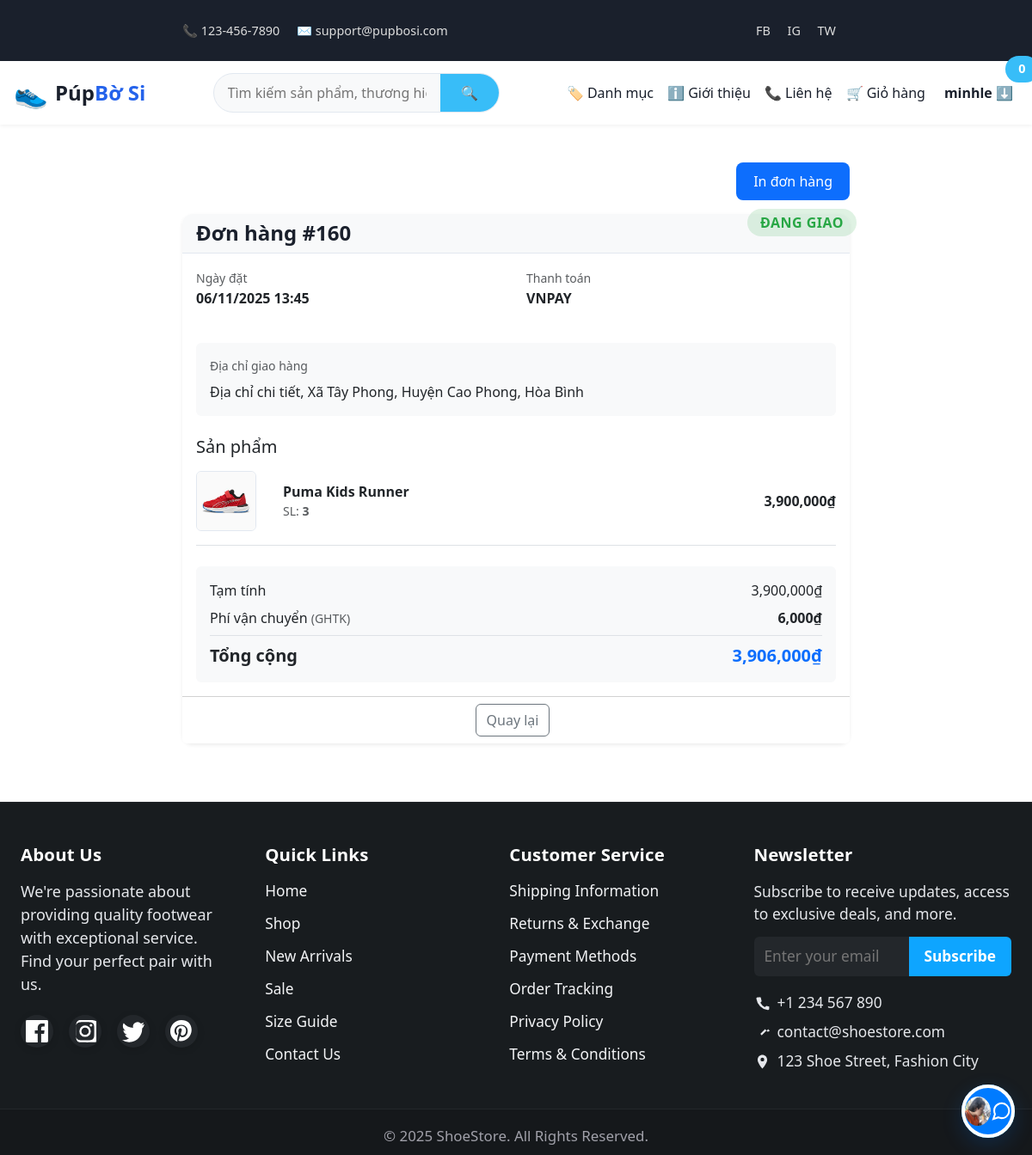
Page /order_details.php?id=160 (signed in) on the committed database.
### tables this page shows
CREATE TABLE `users` (
  `id` int(11) NOT NULL,
  `name` varchar(100) DEFAULT NULL,
  `email` varchar(100) DEFAULT NULL,
  `password` varchar(255) DEFAULT NULL,
  `phone` varchar(20) DEFAULT NULL,
  `created_at` datetime DEFAULT current_timestamp(),
  `updated_at` datetime DEFAULT current_timestamp() ON UPDATE current_timestamp()
);

CREATE TABLE `orders` (
  `id` int(11) NOT NULL,
  `user_id` int(11) DEFAULT NULL,
  `total_amount` decimal(10,2) DEFAULT NULL,
  `discount_amount` decimal(10,2) NOT NULL DEFAULT 0.00,
  `coupon_code` varchar(50) DEFAULT NULL,
  `shipping_fee` int(11) DEFAULT 0,
  `shipping_carrier` varchar(50) DEFAULT NULL,
  `shipping_address` text DEFAULT NULL,
  `status_id` int(11) DEFAULT NULL,
  `coupon_id` int(11) DEFAULT NULL,
  `payment_method` varchar(50) DEFAULT NULL,
  `phone` varchar(20) DEFAULT NULL,
  `created_at` datetime DEFAULT current_timestamp(),
  `updated_at` datetime DEFAULT current_timestamp() ON UPDATE current_timestamp(),
  `shipping_discount_amount` decimal(10,2) DEFAULT 0.00,
  `shipping_coupon_code` varchar(50) DEFAULT NULL,
  `vnpay_trans_no` varchar(50) DEFAULT NULL,
  `paid_at` datetime DEFAULT NULL,
  `paypal_order_id` varchar(255) DEFAULT NULL
);

CREATE TABLE `order_status` (
  `id` int(11) NOT NULL,
  `name` varchar(50) DEFAULT NULL
);

CREATE TABLE `order_items` (
  `id` int(11) NOT NULL,
  `order_id` int(11) DEFAULT NULL,
  `product_id` int(11) DEFAULT NULL,
  `size` varchar(10) DEFAULT NULL,
  `quantity` int(11) DEFAULT NULL,
  `price` decimal(10,2) DEFAULT NULL
);

CREATE TABLE `products` (
  `id` int(11) NOT NULL,
  `name` varchar(150) DEFAULT NULL,
  `code` varchar(50) DEFAULT NULL,
  `description` text DEFAULT NULL,
  `price` decimal(10,2) DEFAULT NULL,
  `category_id` int(11) DEFAULT NULL,
  `brand_id` int(11) DEFAULT NULL,
  `created_at` datetime DEFAULT current_timestamp(),
  `updated_at` datetime DEFAULT current_timestamp() ON UPDATE current_timestamp()
);

### includes/functions.php (called while the page is built, shortened)
<?php
function is_logged_in(): bool
{
    return !empty($_SESSION['user_id']);
}
function current_user_id(): ?int
{
    return $_SESSION['user_id'] ?? null;
}
function cart_count(): int
{
    if (is_logged_in()) {
        try {
            $db = get_db();
            $uid = current_user_id();
            $st = $db->prepare('SELECT COALESCE(SUM(ci.quantity),0) FROM carts c JOIN cart_items ci ON c.id = ci.cart_id WHERE c.user_id = ?');
            $st->execute([$uid]);
            $count = (int)$st->fetchColumn();
            return $count;
        } catch (Exception $e) {
        }
    }
    $count = 0;
    return $count;
}

### order_details.php (the view, shortened to what this page needs)
<?php
require_once __DIR__ . '/includes/functions.php';
$db = get_db();
$userId = current_user_id();
$orderId = (int)($_GET['id'] ?? 0);
$stmt = $db->prepare("
    SELECT o.*, os.name AS status_name
    FROM orders o
    JOIN order_status os ON o.status_id = os.id
    WHERE o.id = ? AND o.user_id = ?
");
$stmt->execute([$orderId, $userId]);
$order = $stmt->fetch(PDO::FETCH_ASSOC);
$discountAmount         = (float)$order['discount_amount'];
$finalShippingFee       = (float)$order['shipping_fee'];
$originalShippingFee    = (float)($order['original_shipping_fee'] ?? $order['shipping_fee']);
$subtotal = $order['total_amount'] + $discountAmount - $finalShippingFee;
require_once __DIR__ . '/includes/header.php';
?>
<html lang="vi">
<head>
    <link href="https://cdn.jsdelivr.net/npm/bootstrap@5.3.3/dist/css/bootstrap.min.css" rel="stylesheet">
</head>
<body>
<div class="container mt-4">
    <div class="text-end mb-3 no-print">
        <button onclick="printOrder()" class="print-btn">
            In đơn hàng
        </button>
    </div>
    <div class="card border-0 shadow-sm">
        <div class="card-header bg-light d-flex justify-content-between align-items-center">
            <h4 class="mb-0">Đơn hàng #<?php echo $orderId; ?></h4>
            <span class="badge bg-success fs-6"><?php echo htmlspecialchars($order['status_name']); ?></span>
        </div>
        <div class="card-body">
            <div class="row mb-4">
                <div class="col-md-6">
                    <small class="text-muted">Ngày đặt</small>
                    <p class="fw-bold"><?php echo date('d/m/Y H:i', strtotime($order['created_at'])); ?></p>
                </div>
                <div class="col-md-6">
                    <small class="text-muted">Thanh toán</small>
                    <p class="fw-bold"><?php echo $order['payment_method'] ?: '—'; ?></p>
                </div>
            </div>
            <div class="mb-4 p-3 bg-light rounded">
                <small class="text-muted d-block mb-2">Địa chỉ giao hàng</small>
                <div class="fw-medium"><?php echo nl2br(htmlspecialchars($order['shipping_address'])); ?></div>
            </div>
            <h5 class="mb-3">Sản phẩm</h5>
            <div class="order-items-list">
                <?php
                $items_stmt = $db->prepare("
                    SELECT
                        oi.product_id, oi.quantity, oi.price, oi.size,
                        p.name AS product_name,
                        (SELECT url FROM product_images WHERE product_id = oi.product_id AND is_main = 1 LIMIT 1) AS product_image
                    FROM order_items oi
                    JOIN products p ON oi.product_id = p.id
                    WHERE oi.order_id = ?
                ");
                $items_stmt->execute([$orderId]);
                $order_items = $items_stmt->fetchAll(PDO::FETCH_ASSOC);
                ?>
                <?php foreach ($order_items as $item):
                    $itemTotal = $item['price'] * $item['quantity'];
                    $image = !empty($item['product_image']) ? htmlspecialchars($item['product_image']) : 'assets/images/product-placeholder.png';
                ?>
                    <div class="d-flex align-items-center mb-3 pb-3 border-bottom">
                        <img src="<?php echo $image; ?>" alt="" class="item-image me-3" style="width:70px;height:70px;object-fit:cover;border-radius:6px;">
                        <div class="flex-grow-1">
                            <a href="product.php?id=<?php echo $item['product_id']; ?>" class="text-decoration-none text-dark fw-semibold">
                                <?php echo htmlspecialchars($item['product_name']); ?>
                            </a>
                            <div class="text-muted small">
                                SL: <strong><?php echo $item['quantity']; ?></strong>
                            </div>
                        </div>
                        <div class="text-end fw-bold"><?php echo number_format($itemTotal, 0); ?>₫</div>
                    </div>
                <?php endforeach; ?>
            </div>
            <div class="mt-4 p-3 bg-light rounded">
                <div class="d-flex justify-content-between mb-2">
                    <span>Tạm tính</span>
                    <span><?php echo number_format($subtotal, 0); ?>₫</span>
                </div>
                <div class="d-flex justify-content-between mb-2">
                    <span>Phí vận chuyển
                        <?php if (!empty($order['shipping_carrier'])): ?>
                            <small class="text-muted">(<?php echo strtoupper(htmlspecialchars($order['shipping_carrier'])); ?>)</small>
                        <?php endif; ?>
                    </span>
                    <span>
                        <?php if ($finalShippingFee > 0): ?>
                            <?php if ($finalShippingFee < $originalShippingFee): ?>
                                <del class="text-muted small"><?php echo number_format($originalShippingFee, 0); ?>₫</del>
                                <strong><?php echo number_format($finalShippingFee, 0); ?>₫</strong>
                            <?php else: ?>
                                <strong><?php echo number_format($finalShippingFee, 0); ?>₫</strong>
                            <?php endif; ?>
                        <?php else: ?>
                            Miễn phí
                        <?php endif; ?>
                    </span>
                </div>
                <div class="d-flex justify-content-between pt-2 border-top mt-2 fw-bold fs-5">
                    <strong>Tổng cộng</strong>
                    <strong class="text-primary"><?php echo number_format($order['total_amount'], 0); ?>₫</strong>
                </div>
            </div>
        </div>
        <div class="card-footer bg-white text-center no-print">
            <a href="order_history.php" class="btn btn-outline-secondary me-2">Quay lại</a>
        </div>
    </div>
</div>
<?php require_once __DIR__ . '/includes/footer.php'; ?>
</body>
</html>

### includes/header.php (shortened to what this page needs)
<?php
$db = get_db();
$isLoggedIn = is_logged_in();
$displayName = 'Guest';
if ($isLoggedIn) {
    try {
        $stmt = $db->prepare("
            SELECT u.name, r.name AS role_name
            FROM users u
            LEFT JOIN user_roles ur ON u.id = ur.user_id
            LEFT JOIN roles r ON ur.role_id = r.id
            WHERE u.id = ?
            LIMIT 1
        ");
        $stmt->execute([current_user_id()]);
        $user = $stmt->fetch(PDO::FETCH_ASSOC);
        if ($user) {
            $displayName = $user['name'] ?? 'User';
        }
    } catch (PDOException $e) {
        $_SESSION['user_role'] = 'user';
    }
} else {
    $_SESSION['user_role'] = 'guest';
}
?>
<!DOCTYPE html>
<html lang="vi">
<head>
    <link href="https://cdn.jsdelivr.net/npm/bootstrap@5.3.3/dist/css/bootstrap.min.css" rel="stylesheet">
    <link rel="stylesheet" href="https://cdn.jsdelivr.net/npm/swiper@11/swiper-bundle.min.css">
    <link rel='stylesheet' href='https://cdn-uicons.flaticon.com/2.4.2/uicons-regular-rounded/css/uicons-regular-rounded.css'>
    <link rel="stylesheet" href="assets/css/site.css">
    <link rel="stylesheet" href="assets/css/chat.css">
</head>
<body>
    <div class="top-bar text-center text-md-start">
        <div class="container d-flex justify-content-between align-items-center flex-wrap">
            <div>
                <a href="tel:+1234567890">📞 123-456-7890</a>
                <a href="mailto:support@pupbosi.com">✉️ support@pupbosi.com</a>
            </div>
            <div>
                <a href="#">FB</a>
                <a href="#">IG</a>
                <a href="#">TW</a>
            </div>
        </div>
    </div>
    <header>
        <div class="header-main">
            <a href="<?php echo BASE_URL; ?>index.php" class="brand">
                <div class="logo">👟</div>
                <div>Púp<span>Bờ Si</span></div>
            </a>
            <form class="search-form" action="<?php echo BASE_URL; ?>category.php" method="GET">
                <input type="text" name="q" id="ajax-search-input" placeholder="Tìm kiếm sản phẩm, thương hiệu..." required autocomplete="off">
                <button type="submit">🔍</button>
            </form>
            <div class="nav-actions">
                <a href="<?php echo BASE_URL; ?>category.php">🏷️ Danh mục</a>
                <a href="<?php echo BASE_URL; ?>about.php">ℹ️ Giới thiệu</a>
                <a href="<?php echo BASE_URL; ?>contact.php">📞 Liên hệ</a>
                <a href="<?php echo BASE_URL; ?>cart.php">🛒 Giỏ hàng <span class="badge"><?php echo cart_count(); ?></span></a>
                <?php if ($isLoggedIn): ?>
                <div class="user-menu">
                    <button class="user-btn"><?php echo htmlspecialchars($displayName); ?> ⬇️</button>
                </div>
                <?php else: ?>
                <a href="<?php echo BASE_URL; ?>login.php" class="btn btn-gradient rounded-pill px-3 fw-semibold">Đăng nhập</a>
                <a href="<?php echo BASE_URL; ?>register.php" class="btn btn-gradient rounded-pill px-3 fw-semibold">Đăng ký</a>
                <?php endif; ?>
            </div>
        </div>
    </header>
    <main class="container-fluid" style="flex-grow: 1;">

### assets/css/site.css (style rules this page uses)
body { font-family: -apple-system, BlinkMacSystemFont, "Segoe UI", Roboto, Helvetica, Arial, sans-serif; margin: 0; padding: 0; background: #f8f9fa; color: #343a40; line-height: 1.6; display: flex; flex-direction: column; min-height: 100vh; }
.container { width: 95%; max-width: 1200px; margin: 0 auto; padding: 20px 0; flex-grow: 1; }
h1, h2, h3, h4 { margin-top: 0; }
a { color: #007bff; text-decoration: none; }
.btn { display: inline-block; padding: 10px 18px; background: #007bff; color: #fff; text-decoration: none; border-radius: 6px; border: 0; cursor: pointer; font-weight: 600; transition: background-color 0.2s; }
.badge { position:absolute;top:-6px;right:-8px;background:#ef4444;color:#fff;border-radius:12px;padding:2px 6px;font-size:12px }
.user-menu { position:relative;display:flex;align-items:center;gap:8px }

### includes/header.php (style rules this page uses)
:root { --primary: #38bdf8; --primary-dark: #0c8ad8; --primary-light: #bae6fd; --accent: #2563eb; --accent-hover: #1d4ed8; --bg-white: #ffffff; --bg-light: #f8f9fa; --bg-gray: #f1f5f9; --text-dark: #1a202c; --text-body: #4a5568; --text-muted: #6c757d; --border: #e2e8f0; --border-dark: #cbd5e1; --success: #28a745; --warning: #ffc107; --danger: #dc3545; --info: #17a2b8; --shadow-sm: 0 2px 4px rgba(0,0,0,0.05); --shadow-md: 0 4px 12px rgba(0,0,0,0.08); --shadow-lg: 0 8px 24px rgba(0,0,0,0.12); }
body { font-family: 'Poppins', sans-serif; background: var(--bg-gray); margin: 0; color: var(--text-dark); display: flex; flex-direction: column; min-height: 100vh; }
.top-bar { background: var(--text-dark); color: #eee; font-size: 0.9rem; padding: 0.3rem 0; }
.top-bar a { color: #ddd; text-decoration: none; margin-right: 1rem; }
header { background: var(--bg-white); box-shadow: var(--shadow-sm); position: sticky; top: 0; z-index: 999; }
.header-main { max-width: 1200px; margin: auto; display: flex; justify-content: space-between; align-items: center; padding: 0.8rem 1rem; }
.brand { text-decoration: none; color: var(--text-dark); font-weight: 700; font-size: 1.5rem; display: flex; align-items: center; gap: 0.5rem; }
.brand span { color: var(--accent); }
.brand .logo { font-size: 2rem; }
.search-form { display: flex; border: 1px solid var(--border); border-radius: 50px; overflow: hidden; background: var(--bg-light); position: relative; transition: box-shadow 0.3s; }
.search-form input { border: none; flex: 1; padding: 0.6rem 1rem; font-size: 1rem; outline: none; background: transparent; }
.search-form button { background: var(--primary); color: #fff; border: none; padding: 0.6rem 1.5rem; cursor: pointer; transition: 0.3s; }
.nav-actions { display: flex; align-items: center; gap: 1rem; }
.nav-actions a { text-decoration: none; color: var(--text-dark); font-weight: 500; transition: 0.3s; }
.badge { background: var(--primary); color: white; border-radius: 10px; padding: 0.15rem 0.6rem; font-size: 0.8rem; }
.user-menu { position: relative; }
.user-btn { background: none; border: none; cursor: pointer; display: flex; align-items: center; gap: 0.5rem; font-weight: 600; color: var(--text-dark); }

### order_details.php (style rules this page uses)
.print-btn { background: #0d6efd; color: white; border: none; padding: 10px 20px; border-radius: 8px; font-weight: 500; cursor: pointer; }
.container { max-width: 800px; }
.card { border-radius: 12px; border: 1px solid var(--border); }
.card-header { border-radius: 12px 12px 0 0 !important; background-color: var(--bg-light) !important; border-bottom: 1px solid var(--border); }
.card-header h4 { color: var(--text-dark); font-weight: 600; }
.badge { padding: 8px 15px; border-radius: 20px; font-size: 0.9em; text-transform: uppercase; letter-spacing: 0.5px; }
.badge.bg-success { background-color: rgba(40, 167, 69, 0.15) !important; color: var(--success) !important; }
.order-items-list .d-flex { gap: 15px; }
.item-image { width: 65px; height: 65px; object-fit: cover; border-radius: 8px; border: 1px solid var(--border); }
.flex-grow-1 a { text-decoration: none; color: var(--text-dark); }
.mt-4.p-3.bg-light { background-color: var(--bg-light) !important; }

### rows in the picture
users: name "minhle"
orders: order_status.name "ĐANG GIAO", created_at "06/11/2025 13:45", payment_method "VNPAY", shipping_address "Địa chỉ chi tiết, Xã Tây Phong, Huyện Cao Phong, Hòa Bình", subtotal "3,900,000", shipping_carrier "GHTK", shipping_fee "6,000", total_amount "3,906,000"
order_items: product.name "Puma Kids Runner", quantity "3", itemTotal "3,900,000"

### other values in the picture
cart_count() "0"
$orderId "160"
